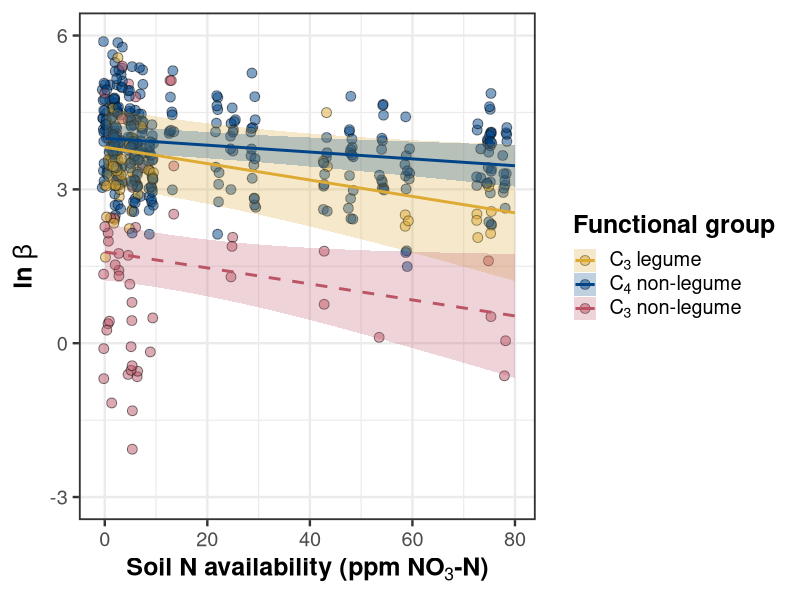

This chart was generated by the following R code: (Note: this script raises an error after producing the figure.)
##########################################################################
## Load libraries and import data
##########################################################################
# Libraries
library(lme4)
library(emmeans)
library(tidyverse)
library(ggpubr)

# Turn off digit rounding in emmean args
emm_options(opt.digits = FALSE)

# Load compiled datasheet
df <- read.csv("../data_sheets/TXeco_compiled_datasheet.csv",
               na.strings = c("NA", "NaN")) %>%
  filter(site != "Bell_2020_05" & 
           site != "Russel_2020_01") %>%
  mutate(pft = ifelse(pft == "c4_graminoid", 
                      "c4_nonlegume",
                      ifelse(pft == "c3_graminoid" | pft == "c3_forb" | pft == "c3_shrub",
                             "c3_nonlegume", 
                             ifelse(pft == "legume", 
                                    "c3_legume", 
                                    NA))),
         chi = ifelse(chi > 0.95 & chi < 0.20, NA, chi))

## Add colorblind friendly palette
cbbPalette <- c("#0077BB", "#33BBEE", "#009988", "#EE7733", "#CC3311")
cbbPalette2 <- c("#CC3311", "#EE7733", "#009988", "#33BBEE", "#0077BB")
cbbPalette3 <- c("#DDAA33", "#004488", "#BB5566")

## Figure out sample sizes within each pft class
length(df$pft[df$pft == "c3_legume"])
length(df$pft[df$pft == "c3_nonlegume"])
length(df$pft[df$pft == "c4_nonlegume"])

## Convert VPD from hPa (PRISM units) to kPa (standard)
df$vpd4 <- df$vpd4 / 10

## Remove outliers from statistical models
df$beta[c(16, 387, 436, 459, 515)] <- NA
df$beta[c(17, 456)] <- NA
df$beta[c(435)] <- NA
df$chi[c(16, 378, 417, 436, 515)] <- NA
df$chi[c(17, 387, 435)] <- NA
df$chi[c(416, 456, 508)] <- NA
df$chi[c(321, 325)] <- NA
df$chi[c(71, 402)] <- NA
df$narea[df$narea > 10] <- NA
df$narea[509] <- NA
df$n.leaf[c(375, 509)] <- NA
df$marea[c(20, 21)] <- NA

## Add general models
beta <- lmer(log(beta) ~ wn2_perc * soil.no3n * pft + (1 | NCRS.code), data = df)
chi <- lmer(chi ~ (vpd4+ (wn2_perc * soil.no3n)) * pft + 
              (1 | NCRS.code), data = df)
narea <- lmer(log(narea) ~ (chi + (soil.no3n * wn2_perc)) * pft + (1 | NCRS.code),
              data = df)

##########################################################################
## Beta - soil N
##########################################################################
test(emtrends(beta, ~pft, "soil.no3n"))

beta.no3n.pft <- data.frame(emmeans(beta, ~pft, "soil.no3n",
                                    at = list(soil.no3n = seq(0,80,1)))) %>%
  mutate(linetype = ifelse(pft == "c4_nonlegume", "dashed", "solid"))

## Plot
beta.no3n <- ggplot(data = subset(df, !is.na(pft)), 
                        aes(x = soil.no3n, y = log(beta))) +
   geom_jitter(aes(fill = pft),
               width = 0.5, size = 3, alpha = 0.5, shape = 21) +
  geom_ribbon(data = beta.no3n.pft, 
              aes(x = soil.no3n, y = emmean, ymin = lower.CL, 
                  ymax = upper.CL, fill = pft), alpha = 0.25) +
  geom_line(data = beta.no3n.pft,
            aes(x = soil.no3n, y = emmean, color = pft, linetype = linetype), 
            size = 1) +
  scale_fill_manual(values = c(cbbPalette3), 
                    labels = c(expression("C"[3]~"legume"),
                               expression("C"[4]~"non-legume"),
                               expression("C"[3]~"non-legume"))) +
  scale_color_manual(values = c(cbbPalette3), 
                     labels = c(expression("C"[3]~"legume"),
                                expression("C"[4]~"non-legume"),
                                expression("C"[3]~"non-legume"))) +
  scale_linetype_manual(values = c("dashed", "solid")) +
  scale_x_continuous(limits = c(-1, 80), breaks = seq(0, 80, 20)) +
  scale_y_continuous(limits = c(-3, 6), breaks = seq(-3, 6, 3)) +
  labs(x = expression(bold("Soil N availability (ppm NO"[3]*"-N)")),
       y = expression(bold(ln~beta)),
       fill = "Functional group",
       color = "Functional group") +
  theme_bw(base_size = 18) +
  theme(legend.text.align = 0,
        panel.border = element_rect(size = 1.25),
        legend.title = element_text(face = "bold")) +
  guides(linetype = "none")
beta.no3n

##########################################################################
## Beta - soil moisture
##########################################################################
test(emtrends(beta, ~pft, "wn3_perc"))

beta.sm.pft <- data.frame(emmeans(beta, ~pft, "wn2_perc",
                                    at = list(wn2_perc = seq(0,1,0.01))))

beta.sm <- data.frame(emmeans(beta, ~1, "wn2_perc",
                                at = list(wn2_perc = seq(0,1,0.01)))) %>%
  dplyr::select(pft = X1, everything()) %>%
  full_join(beta.sm.pft) %>%
  mutate(linetype = ifelse(pft == "c4_nonlegume", "solid", "dashed"))

# Plot
beta.h2o <- ggplot(data = subset(df, !is.na(pft)), 
                       aes(x = wn2_perc, y = log(beta))) +
  geom_jitter(aes(fill = pft),
              width = 0.01, size = 3, alpha = 0.5, shape = 21) +
  # geom_ribbon(data = subset(beta.sm, pft != "overall"),
  #             aes(x = wn2_perc, y = emmean, ymin = lower.CL,
  #                 ymax = upper.CL, fill = pft),
  #             alpha = 0.3) +
  # geom_line(data = subset(beta.sm, pft != "overall"),
  #           aes(x = wn2_perc, y = emmean, linetype = linetype, color = pft),
  #           size = 1) +
  scale_fill_manual(values = c(cbbPalette3), 
                    labels = c(expression("C"[3]~"legume"),
                               expression("C"[3]~"non-legume"),
                               expression("C"[4]~"non-legume"))) +
  scale_x_continuous(limits = c(0, 1), breaks = seq(0, 1, 0.25),
                     labels = c(0, 25, 50, 75, 100)) +
  scale_y_continuous(limits = c(-3, 6), breaks = seq(-3, 6, 3)) +
  labs(x = expression(bold("Soil moisture (% WHC)")),
       y = expression(bold(ln~beta)),
       fill = "Functional group",
       color = "Functional group") +
  guides(linetype = "none") +
  theme_bw(base_size = 18) +
  theme(legend.text.align = 0,
        panel.border = element_rect(size = 1.25),
        legend.title = element_text(face = "bold"))
beta.h2o

##########################################################################
## Write beta plot
##########################################################################
# Write plot
png("../working_drafts/figs/TXeco_fig2_beta.png",
    width = 12, height = 4.5, units = 'in', res = 600)
ggarrange(beta.no3n, beta.h2o,
          nrow = 1, ncol = 2, common.legend = TRUE, legend = "right", 
          align = "hv", labels = "AUTO", font.label = list(size = 18))

dev.off()

##########################################################################
## Chi - VPD
##########################################################################
test(emtrends(chi, ~pft, "vpd4"))

chi.vpd.pft <- data.frame(emmeans(chi, ~pft, "vpd4",
                                  at = list(vpd4 = seq(0.8,1.4,0.01)))) %>%
  mutate(linetype = ifelse(pft == "c3_nonlegume", "solid", "dashed"))

chi.vpd <- ggplot(data = df, aes(x = vpd4, y = chi)) +
  geom_jitter(aes(fill = pft),
              width = 0.1, size = 3, alpha = 0.5, shape = 21) +
  geom_ribbon(data = chi.vpd.pft, 
              aes(x = vpd4, y = emmean, ymin = lower.CL, 
                  ymax = upper.CL, fill = pft), alpha = 0.25) +
  geom_line(data = chi.vpd.pft, 
            aes(x = vpd4, y = emmean, color = pft, linetype = linetype), 
            size = 1) +
  scale_fill_manual(values = c(cbbPalette3), 
                    labels = c(expression("C"[3]~"legume"),
                               expression("C"[4]~"non-legume"),
                               expression("C"[3]~"non-legume"))) +
  scale_color_manual(values = c(cbbPalette3), 
                     labels = c(expression("C"[3]~"legume"),
                                expression("C"[4]~"non-legume"),
                                expression("C"[3]~"non-legume"))) +
  scale_linetype_manual(values = c("dashed", "solid")) +
  scale_x_continuous(limits = c(0.8, 1.41), breaks = seq(0.8, 1.4, 0.15)) +
  scale_y_continuous(limits = c(0.15, 1), breaks = seq(0.2, 1, 0.2)) +
  labs(x = expression(bold("Vapor pressure deficit (kPa)")),
       y = expression(bold(chi)),
       fill = expression(bold("Functional group")), 
       color = expression(bold("Functional group"))) +
  guides(linetype = "none") +
  theme_bw(base_size = 18) +
  theme(legend.text.align = 0,
        panel.border = element_rect(linewidth = 1.25))
chi.vpd

##########################################################################
## Chi - soil N
##########################################################################
test(emtrends(chi, ~pft, "soil.no3n"))

chi.no3n.pft <- data.frame(emmeans(chi, ~pft, "soil.no3n",
                                  at = list(soil.no3n = seq(0,80,1)))) %>%
  mutate(linetype = ifelse(pft == "c3_legume", "solid", "dashed"))

chi.no3n <- ggplot(data = df, aes(x = soil.no3n, y = chi)) +
  geom_jitter(aes(fill = pft),
              width = 0.5, size = 3, alpha = 0.5, shape = 21) +
  geom_ribbon(data = chi.no3n.pft,
              aes(x = soil.no3n, y = emmean, ymin = lower.CL,
                  ymax = upper.CL, fill = pft), alpha = 0.25) +
  geom_line(data = chi.no3n.pft,
            aes(x = soil.no3n, y = emmean, color = pft, linetype = linetype), 
            size = 1) +
  scale_fill_manual(values = c(cbbPalette3), 
                    labels = c(expression("C"[3]~"legume"),
                               expression("C"[4]~"non-legume"),
                               expression("C"[3]~"non-legume"))) +
  scale_color_manual(values = c(cbbPalette3), 
                     labels = c(expression("C"[3]~"legume"),
                                expression("C"[4]~"non-legume"),
                                expression("C"[3]~"non-legume"))) +
  scale_linetype_manual(values = c("dashed", "solid")) +
  scale_x_continuous(limits = c(0, 80), breaks = seq(0, 80, 20)) +
  scale_y_continuous(limits = c(0.15, 1), breaks = seq(0.2, 1, 0.2)) +
  labs(x = expression(bold("Soil N availability (ppm NO"[3]*"-N)")),
       y = expression(bold(chi)),
       fill = expression(bold("Functional group")),
       color = expression(bold("Functional group"))) +
  guides(linetype = "none") +
  theme_bw(base_size = 18) +
  theme(legend.text.align = 0,
        panel.border = element_rect(linewidth = 1.25))
chi.no3n

##########################################################################
## Chi - Soil moisture
##########################################################################
test(emtrends(chi, ~pft, "wn2_perc"))

chi.sm.pft <- data.frame(emmeans(chi, ~pft, "wn2_perc",
                                   at = list(wn2_perc = seq(0, 1, 0.01)))) %>%
  mutate(linetype = ifelse(pft == "c4_nonlegume", "solid", "dashed"))

chi.sm <- ggplot(data = df, aes(x = wn2_perc, y = chi)) +
  geom_jitter(aes(fill = pft),
              width = 0.1, size = 3, alpha = 0.5, shape = 21) +
  geom_ribbon(data = chi.sm.pft, 
              aes(x = wn2_perc, y = emmean, ymin = lower.CL, 
                  ymax = upper.CL, fill = pft), alpha = 0.25) +
  geom_line(data = chi.sm.pft, 
            aes(x = wn2_perc, y = emmean, color = pft, linetype = linetype),
            size = 1) +
  scale_fill_manual(values = c(cbbPalette3), 
                    labels = c(expression("C"[3]~"legume"),
                               expression("C"[4]~"non-legume"),
                               expression("C"[3]~"non-legume"))) +
  scale_color_manual(values = c(cbbPalette3), 
                     labels = c(expression("C"[3]~"legume"),
                                expression("C"[4]~"non-legume"),
                                expression("C"[3]~"non-legume"))) +
  scale_x_continuous(limits = c(0, 1), breaks = seq(0, 1, 0.25),
                     labels = c(0, 25, 50, 75, 100)) +
  scale_y_continuous(limits = c(0.15, 1), breaks = seq(0.2, 1, 0.2)) +
  scale_linetype_manual(values = c("dashed", "solid")) +
  labs(x = expression(bold("Soil moisture (% WHC)")),
       y = expression(bold(chi)),
       fill = expression(bold("Functional group")),
       color = expression(bold("Functional group"))) +
  guides(linetype = "none") +
  theme_bw(base_size = 18) +
  theme(legend.text.align = 0,
        panel.border = element_rect(linewidth = 1.25))
chi.sm

##########################################################################
## Write chi plot
##########################################################################
png("../working_drafts/figs/TXeco_fig3_chi.png",
    width = 12, height = 9, units = 'in', res = 600)
ggarrange(chi.vpd, chi.sm, chi.no3n,
          nrow = 2, ncol = 2, common.legend = TRUE, legend = "right", 
          align = "hv", labels = "AUTO", font.label = list(size = 18))
dev.off()

##########################################################################
## Narea - chi
##########################################################################
test(emtrends(narea, ~pft, "chi"))
car::Anova(narea)

narea.chi.pft <- data.frame(emmeans(narea, ~pft, "chi",
                                     at = list(chi = seq(0.2, 1, 0.01)))) %>%
  mutate(linetype = ifelse(pft == "c4_nonlegume", "dashed", "solid"))


narea.chi.legume <- subset(narea.chi.pft, pft == "c3_legume" & chi > 0.55 & chi < 0.95)
narea.chi.c3non <- subset(narea.chi.pft, pft == "c3_nonlegume" & chi > 0.55 & chi < 0.95)
narea.chi.c4non <- subset(narea.chi.pft, pft == "c4_nonlegume" & chi < 0.95)


narea.chi.pft.cleaned <- narea.chi.legume %>%
  full_join(narea.chi.c3non) %>%
  full_join(narea.chi.c4non)

narea.chi <- ggplot(data = subset(df, !is.na(pft)), 
                         aes(x = chi, y = log(narea))) +
  geom_point(aes(fill = pft),
             size = 3, alpha = 0.7, shape = 21) +
  geom_ribbon(data = narea.chi.pft.cleaned, 
              aes(x = chi, y = emmean, ymin = lower.CL, ymax = upper.CL,
                  fill = pft), 
              alpha = 0.25) +
  geom_line(data = narea.chi.pft.cleaned,
            aes(x = chi, y = emmean, linetype = linetype, color = pft),
            size = 0.9) +
  scale_fill_manual(values = c(cbbPalette3), 
                    labels = c(expression("C"[3]~"legume"),
                               expression("C"[4]~"non-legume"),
                               expression("C"[3]~"non-legume"))) +
  scale_color_manual(values = c(cbbPalette3), 
                     labels = c(expression("C"[3]~"legume"),
                                expression("C"[4]~"non-legume"),
                                expression("C"[3]~"non-legume"))) +
  scale_x_continuous(limits = c(0.2, 1), breaks = seq(0.2, 1, 0.2)) +
  scale_y_continuous(limits = c(-1, 3), breaks = seq(-1, 3, 1)) +
  scale_linetype_manual(values = c("dashed", "solid")) +
  labs(x = expression(bold(chi)),
       y = expression(bold(ln*" N"["area"]*" (gN m"^"-2"~")")),
       fill = expression(bold("Functional group")),
       color = expression(bold("Functional group"))) +
  theme_bw(base_size = 18) +
  theme(legend.text.align = 0,
        panel.border = element_rect(size = 1.25),
        panel.grid.minor.y = element_blank()) +
  guides(linetype = "none")
narea.chi

##########################################################################
## Narea - soil N
##########################################################################
narea.no3n <- ggplot(data = subset(df, !is.na(pft)), 
                        aes(x = soil.no3n, y = log(narea),
                            fill = factor(pft, levels = c("c3_legume",
                                                          "c4_nonlegume",
                                                          "c3_nonlegume")))) +
  geom_jitter(width = 0.5, size = 3, alpha = 0.7, shape = 21) +
  scale_fill_manual(values = cbbPalette3[1:3], 
                    labels = c(expression("C"[3]~"legume"),
                               expression("C"[4]~"non-legume"),
                               expression("C"[3]~"non-legume"))) +
  scale_x_continuous(limits = c(-1, 80), breaks = seq(0, 80, 20)) +
  scale_y_continuous(limits = c(-1, 3), breaks = seq(-1, 3, 1)) +
  labs(x = expression(bold("Soil N availability (ppm NO"[3]*"-N)")),
       y = expression(bold(ln*" N"["area"]*" (gN m"^"-2"~")")),
       fill = expression(bold("Functional group"))) +
  theme_bw(base_size = 18) +
  theme(legend.text.align = 0,
        panel.border = element_rect(size = 1.25),
        panel.grid.minor.y = element_blank())
narea.no3n

##########################################################################
## Narea - soil moisture
##########################################################################
narea.sm <- ggplot(data = subset(df, !is.na(pft)), 
                   aes(x = wn2_perc, y = log(narea))) +
  geom_jitter(aes(fill = pft),
              width = 0.025, size = 3, alpha = 0.7, shape = 21) +
  scale_fill_manual(values = c(cbbPalette3), 
                    labels = c(expression("C"[3]~"legume"),
                               expression("C"[4]~"non-legume"),
                               expression("C"[3]~"non-legume"))) +
  scale_x_continuous(limits = c(0, 1), breaks = seq(0, 1, 0.25)) +
  scale_y_continuous(limits = c(-1, 3), breaks = seq(-1, 3, 1)) +
  labs(x = expression(bold("Soil moisture (% WHC)")),
       y = expression(bold(ln*" N"["area"]*" (gN m"^"-2"~")")),
       fill = expression(bold("Functional group"))) +
  theme_bw(base_size = 18) +
  theme(legend.text.align = 0,
        panel.border = element_rect(size = 1.25),
        panel.grid.minor.y = element_blank())
narea.sm

##########################################################################
## Nmass - chi
##########################################################################
test(emtrends(nmass, ~pft, "chi"))

nmass.chi.pft <- data.frame(emmeans(nmass, ~pft, "chi",
                                    at = list(chi = seq(0.2, 1, 0.01)))) %>%
  mutate(linetype = ifelse(pft == "c3_nonlegume","solid", "dashed"))


nmass.chi.legume <- subset(nmass.chi.pft, pft == "c3_legume" & chi > 0.55 & chi < 0.95)
nmass.chi.c3non <- subset(nmass.chi.pft, pft == "c3_nonlegume" & chi > 0.55 & chi < 0.95)
nmass.chi.c4non <- subset(nmass.chi.pft, pft == "c4_nonlegume" & chi < 0.95)


nmass.chi.pft.cleaned <- nmass.chi.legume %>%
  full_join(nmass.chi.c3non) %>%
  full_join(nmass.chi.c4non)


nmass.chi <- ggplot(data = subset(df, !is.na(pft)), 
                         aes(x = chi, y = log(n.leaf))) +
  geom_point(aes(fill = pft),
             size = 3, alpha = 0.7, shape = 21) +
  geom_ribbon(data = nmass.chi.pft.cleaned, 
              aes(x = chi, y = emmean, ymin = lower.CL, ymax = upper.CL,
                  fill = pft), 
              alpha = 0.25) +
  geom_line(data = nmass.chi.pft.cleaned,
            aes(x = chi, y = emmean, linetype = linetype, color = pft),
            size = 0.9) +
  scale_fill_manual(values = c(cbbPalette3), 
                    labels = c(expression("C"[3]~"legume"),
                               expression("C"[4]~"non-legume"),
                               expression("C"[3]~"non-legume"))) +
  scale_color_manual(values = c(cbbPalette3), 
                     labels = c(expression("C"[3]~"legume"),
                                expression("C"[4]~"non-legume"),
                                expression("C"[3]~"non-legume"))) +
  scale_linetype_manual(values = c("dashed", "solid")) +
  scale_x_continuous(limits = c(0.2, 1), breaks = seq(0.2, 1, 0.2)) +
  scale_y_continuous(limits = c(-1, 2), breaks = seq(-1, 2, 1)) +
  labs(x = expression(bold(chi)),
       y = expression(bold(ln*" N"["mass"]*" (gN g"^"-1"~")")),
       fill = expression(bold("Functional group")),
       color = expression(bold("Functional group"))) +
  theme_bw(base_size = 18) +
  theme(legend.text.align = 0,
        panel.border = element_rect(size = 1.25),
        panel.grid.minor.y = element_blank()) +
guides(linetype = "none")
nmass.chi

##########################################################################
## Nmass - soil N
##########################################################################
nmass.no3n.ind <- data.frame(emmeans(nmass, ~1, "soil.no3n",
                                 at = list(soil.no3n = seq(0, 80, 1)))) %>%
  dplyr::select(pft = X1, everything())

nmass.no3n <- ggplot(data = subset(df, !is.na(pft)), 
                         aes(x = soil.no3n, y = log(n.leaf))) +
  geom_jitter(aes(fill = pft),
              width = 0.5, size = 3, alpha = 0.7, shape = 21) +
  geom_ribbon(data = nmass.no3n.ind,
              aes(x = soil.no3n, y = emmean, 
                  ymin = lower.CL, ymax = upper.CL), 
              alpha = 0.25) +
  geom_line(data = nmass.no3n.ind,
            aes(x = soil.no3n, y = emmean),
            size = 0.9, color = "black") +
  scale_fill_manual(values = c(cbbPalette3), 
                    labels = c(expression("C"[3]~"legume"),
                               expression("C"[4]~"non-legume"),
                               expression("C"[3]~"non-legume"))) +
  scale_color_manual(values = c(cbbPalette3), 
                     labels = c(expression("C"[3]~"legume"),
                                expression("C"[4]~"non-legume"),
                                expression("C"[3]~"non-legume"))) +
  scale_x_continuous(limits = c(-1, 80), breaks = seq(0, 80, 20)) +
  scale_y_continuous(limits = c(-1, 2), breaks = seq(-1, 2, 1)) +
  labs(x = expression(bold("Soil N availability (ppm NO"[3]*"-N)")),
       y = expression(bold(ln*" N"["mass"]*" (gN g"^"-1"~")")),
       fill = expression(bold("Functional group"))) +
  theme_bw(base_size = 18) +
  theme(legend.text.align = 0,
        panel.border = element_rect(size = 1.25),
        panel.grid.minor.y = element_blank())
nmass.no3n

##########################################################################
## Nmass - soil moisture
##########################################################################
nmass.sm.ind <- data.frame(emmeans(nmass, ~1, "wn2_perc",
                                     at = list(wn2_perc = seq(0, 1, 0.01)))) %>%
  dplyr::select(pft = X1, everything())

nmass.sm <- ggplot(data = subset(df, !is.na(pft)), 
                     aes(x = wn2_perc, y = log(n.leaf))) +
  geom_jitter(aes(fill = pft),
              width = 0.025, size = 3, alpha = 0.7, shape = 21) +
  geom_ribbon(data = nmass.sm.ind,
              aes(x = wn2_perc, y = emmean, 
                  ymin = lower.CL, ymax = upper.CL), 
              alpha = 0.25) +
  geom_line(data = nmass.sm.ind,
            aes(x = wn2_perc, y = emmean),
            size = 0.9, color = "black") +
  scale_fill_manual(values = c(cbbPalette3), 
                    labels = c(expression("C"[3]~"legume"),
                               expression("C"[4]~"non-legume"),
                               expression("C"[3]~"non-legume"))) +
  scale_x_continuous(limits = c(0, 1), breaks = seq(0, 1, 0.25)) +
  scale_y_continuous(limits = c(-1, 2), breaks = seq(-1, 2, 1)) +
  labs(x = expression(bold("Soil moisture (% WHC)")),
       y = expression(bold(ln*" N"["mass"]*" (gN g"^"-1"~")")),
       fill = expression(bold("Functional group"))) +
  theme_bw(base_size = 18) +
  theme(legend.text.align = 0,
        panel.border = element_rect(size = 1.25),
        panel.grid.minor.y = element_blank())
nmass.sm


##########################################################################
## Marea - chi
##########################################################################
test(emtrends(marea, ~pft, "chi"))

marea.chi.pft <- data.frame(emmeans(marea, ~pft, "chi",
                                    at = list(chi = seq(0.2, 1, 0.01)))) %>%
  mutate(linetype = ifelse(pft == "c4_nonlegume","dashed", "solid"))


marea.chi.legume <- subset(marea.chi.pft, pft == "c3_legume" & chi > 0.55 & chi < 0.95)
marea.chi.c3non <- subset(marea.chi.pft, pft == "c3_nonlegume" & chi > 0.55 & chi < 0.95)
marea.chi.c4non <- subset(marea.chi.pft, pft == "c4_nonlegume" & chi < 0.95)

marea.chi.pft.cleaned <- marea.chi.legume %>%
  full_join(marea.chi.c3non) %>%
  full_join(marea.chi.c4non)


marea.chi <- ggplot(data = subset(df, !is.na(pft)), 
                         aes(x = chi, y = log(marea))) +
  geom_point(aes(fill = pft),
             size = 3, alpha = 0.7, shape = 21) +
  geom_ribbon(data = marea.chi.pft.cleaned,
              aes(x = chi, y = emmean, 
                  ymin = lower.CL, ymax = upper.CL, fill = pft), 
              alpha = 0.25) +
  geom_line(data = marea.chi.pft.cleaned,
            aes(x = chi, y = emmean, color = pft, linetype = linetype),
            size = 0.9) +
  scale_fill_manual(values = c(cbbPalette3), 
                    labels = c(expression("C"[3]~"legume"),
                               expression("C"[4]~"non-legume"),
                               expression("C"[3]~"non-legume"))) +
  scale_color_manual(values = c(cbbPalette3), 
                     labels = c(expression("C"[3]~"legume"),
                                expression("C"[4]~"non-legume"),
                                expression("C"[3]~"non-legume"))) +
  scale_linetype_manual(values = c("dashed", "solid")) +
  scale_x_continuous(limits = c(0.2, 1), breaks = seq(0.2, 1, 0.2)) +
  scale_y_continuous(limits = c(3, 7), breaks = seq(3, 7, 1)) +
  labs(x = expression(bold(chi)),
       y = expression(bold(ln*" M"["area"]*" (g m"^"-2"~")")),
       fill = expression(bold("Functional group")),
       color = expression(bold("Functional group"))) +
  theme_bw(base_size = 18) +
  theme(legend.text.align = 0,
        panel.border = element_rect(size = 1.25),
        panel.grid.minor.y = element_blank()) +
  guides(linetype = "none")
marea.chi

##########################################################################
## Marea - soil N
##########################################################################
test(emtrends(marea, ~pft, "soil.no3n"))
car::Anova(marea)

marea.no3n.ind <- data.frame(emmeans(marea, ~pft, "soil.no3n",
                                 at = list(soil.no3n = seq(0, 80, 1)))) %>%
  mutate(linetype = ifelse(pft == "c3_legume", "dashed", "solid"))

marea.no3n <- ggplot(data = subset(df, !is.na(pft)), 
                     aes(x = soil.no3n, y = log(marea))) +
  geom_jitter(aes(fill = pft),
              width = 0.5, size = 3, alpha = 0.7, shape = 21) +
  geom_ribbon(data = marea.no3n.ind,
              aes(x = soil.no3n, y = emmean, 
                  ymin = lower.CL, ymax = upper.CL, fill = pft), 
              alpha = 0.25) +
  geom_line(data = marea.no3n.ind,
            aes(x = soil.no3n, y = emmean, color = pft,
                linetype = linetype),
            size = 0.9) +
  scale_fill_manual(values = c(cbbPalette3), 
                    labels = c(expression("C"[3]~"legume"),
                               expression("C"[4]~"non-legume"),
                               expression("C"[3]~"non-legume"))) +
  scale_color_manual(values = c(cbbPalette3), 
                     labels = c(expression("C"[3]~"legume"),
                                expression("C"[4]~"non-legume"),
                                expression("C"[3]~"non-legume"))) +
  scale_linetype_manual(values = c("dashed", "solid")) +
  scale_x_continuous(limits = c(-1, 80), breaks = seq(0, 80, 20)) +
  scale_y_continuous(limits = c(3, 7), breaks = seq(3, 7, 1)) +
  labs(x = expression(bold("Soil N availability (ppm NO"[3]*"-N)")),
       y = expression(bold(ln*" M"["area"]*" (g m"^"-2"~")")),
       fill = expression(bold("Functional group")),
       color = expression(bold("Functional group"))) +
  theme_bw(base_size = 18) +
  theme(legend.text.align = 0,
        panel.border = element_rect(size = 1.25),
        panel.grid.minor.y = element_blank()) +
  guides(linetype = "none")
marea.no3n

##########################################################################
## Marea - soil moisture
##########################################################################
test(emtrends(marea, ~pft, "wn2_perc"))
car::Anova(marea)

marea.sm.ind <- data.frame(emmeans(marea, ~1, "wn2_perc",
                                     at = list(wn2_perc = seq(0, 1, 0.01))))

marea.sm <- ggplot(data = subset(df, !is.na(pft)), 
                     aes(x = wn2_perc, y = log(marea))) +
  geom_jitter(aes(fill = pft),
              width = 0.025, size = 3, alpha = 0.7, shape = 21) +
  geom_ribbon(data = marea.sm.ind,
              aes(x = wn2_perc, y = emmean, 
                  ymin = lower.CL, ymax = upper.CL), 
              alpha = 0.25) +
  geom_line(data = marea.sm.ind,
            aes(x = wn2_perc, y = emmean),
            size = 0.9) +
  scale_fill_manual(values = c(cbbPalette3), 
                    labels = c(expression("C"[3]~"legume"),
                               expression("C"[4]~"non-legume"),
                               expression("C"[3]~"non-legume"))) +
  scale_linetype_manual(values = c("dashed", "solid")) +
  scale_x_continuous(limits = c(0, 1), breaks = seq(0, 1, 0.25)) +
  scale_y_continuous(limits = c(3, 7), breaks = seq(3, 7, 1)) +
  labs(x = expression(bold("Soil moisture (% WHC)")),
       y = expression(bold(ln*" M"["area"]*" (g m"^"-2"~")")),
       fill = expression(bold("Functional group")),
       color = expression(bold("Functional group"))) +
  theme_bw(base_size = 18) +
  theme(legend.text.align = 0,
        panel.border = element_rect(size = 1.25),
        panel.grid.minor.y = element_blank()) +
  guides(linetype = "none")

marea.sm



##########################################################################
## Create Narea plots
##########################################################################
png("../working_drafts/figs/TXeco_fig4_narea.png",
    height = 12, width = 16, units = 'in', res = 600)
ggarrange(narea.chi, nmass.chi, marea.chi,
          narea.no3n, nmass.no3n, marea.no3n,
          narea.sm, nmass.sm, marea.sm,
          ncol = 3, nrow = 3, common.legend = TRUE, legend = "right", 
          align = "hv", labels = "AUTO", font.label = list(size = 18))
dev.off()
